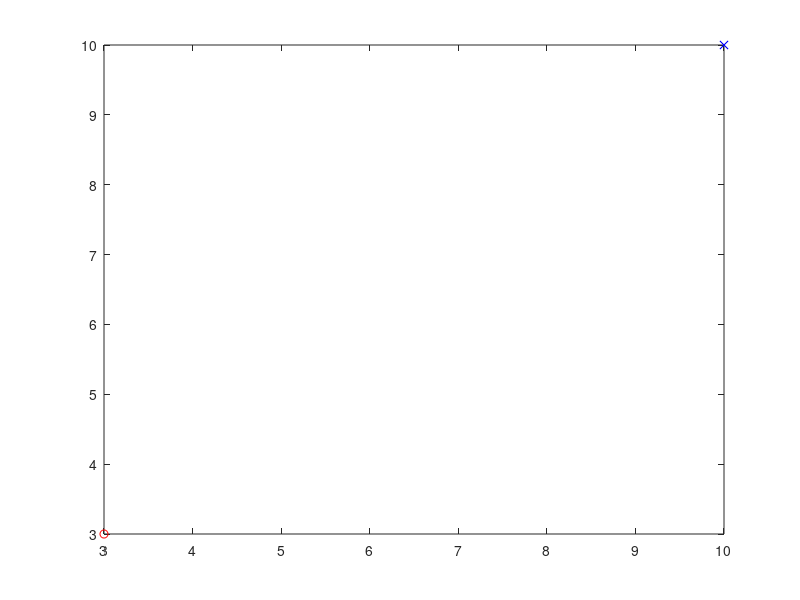

The MATLAB source for this figure: (Note: this script raises an error after producing the figure.)
%-----------This file aims to use sliding mode control law to get the 
%-----------input of the second-integrator form state function, i.e.,
%-----------dx1 = x2;
%-----------dx2 = u
%% initialization
clear;
clc;
close all;
target = [10 10];
obs = [3 3;
    8 6];
obs_r = 0.3;
reactR = 1.2;
buffer_r = 1.5;

p1 = plot(target(1), target(2),  'bx');
hold on;
p2 = plot(obs(1, 1), obs(1, 2),  'ro');
hold on;
circle(obs(1, :), obs_r,  'r');
hold on;
circle(obs(1, :), reactR,  'k');
hold on;
p3 = plot(obs(2, 1), obs(2, 2),  'ro');
hold on;
circle(obs(2, :), obs_r,  'r');
hold on;
circle(obs(2, :), reactR,  'k');
hold on;

% Initial Conditions
x = [0 0;
    0 0;
    6 0.5;
    0 0;
    3 5;
    0 0];
x1_1 = x(1, :);
x1_2 = x(2, :);
x2_1 = x(3, :);
x2_2 = x(4, :);
x3_1 = x(5, :);
x3_2 = x(6, :);
pos = [x1_1; x2_1; x3_1];
k = convhull(pos);
plot(pos(k ,1), pos(k, 2), 'b');
hold on;
% Formation shape that agents are going to follow
F = [2, 0;
    0, 2];

e1 = zeros(1, 2);
e2 = zeros(1, 2);
e3 = zeros(1, 2);
de1 = zeros(1, 2);
de2 = zeros(1, 2);
de3 = zeros(1, 2);
u1 = zeros(1, 2);
u2 = zeros(1, 2);
u3 = zeros(1, 2);
vel1 = zeros(1, 2);
vel2 = zeros(1, 2);
vel3 = zeros(1, 2);

center = zeros(1, 3);
dis_to_tar = norm(x1_1 - target);

%% main code
% sample time
dt = 0.1;
i = 1;
% LQR control parameters
m = 2;
% mass of the vehicle
xite1 = 0.5;
xite2 = 6;
k1 = 1;
k2 = 12;
epc = 1;
c = 2;
while dis_to_tar > 0.1
    dis_to_tar = norm(x1_1 - target);
    [dis_to_obc, inx1] = min([norm(x1_1 - obs(1, :)); norm(x1_1 - obs(2, :))]);
    [dis_to_obc2, inx2] = min([norm(x2_1 - obs(1, :)); norm(x2_1 - obs(2, :))]);
    [dis_to_obc3, inx3] = min([norm(x3_1 - obs(1, :)); norm(x3_1 - obs(2, :))]);

    %% control inputs    
        
    x2d = x1_1 + F(1, :);
    e2(i, :) = x2_1 - x2d;
    de2(i, :) = x2_2 - x1_2;
    s2 = c * e2(i, :) + de2(i, :);

    x3d = x1_1 + F(2, :);
    e3(i, :) = x3_1 - x3d;
    de3(i, :) = x3_2 - x1_2;
    s3 = c * e3(i, :) + de3(i, :);

    e1(i, :) = x1_1 - target;
    de1(i, :) = x1_2;
    s1 = c * e1(i, :) + de1(i, :);

    % control input of agent 1
    % sliding mode control
    temp1 = -k1 * s1 - xite1 * tanh(s1) - x1_2;
    if dis_to_obc < reactR
        direction = rotate_force(x1_1, x1_2, obs(inx1, :));
        v1 = temp1;
        g = epc * norm(v1);
        v2 = -g * direction * ((1 / (dis_to_obc - obs_r)) - (1 / (reactR - obs_r)));
        u1(i, :) = v1 + v2;
    else
        u1(i, :) = temp1;
    end

    % control input of agent2 and agent3
    % sliding mode control variable
    temp2 = -k2 * s2 - xite2 * tanh(s2) + x1_2 - x2_2 + u1(i, :);
    if dis_to_obc2 < reactR
        direction = rotate_force(x2_1, x2_2, obs(inx2, :));
        v1 = temp2;
        g = epc * norm(v1);
        v2 = -g * direction * ((1 / (dis_to_obc2 - obs_r)) - (1 / (reactR - obs_r)));
        u2(i, :) = v1 + v2;
    else
        u2(i, :) = temp2;
    end

    temp3 = -k2 * s3 - xite2 * tanh(s3) + x1_2 - x3_2 + u1(i, :);
    if dis_to_obc3 < reactR
        direction = rotate_force(x3_1, x3_2, obs(inx3, :));
        v1 = temp3;
        g = epc * norm(v1);
        v2 = -g * direction * ((1 / (dis_to_obc3 - obs_r)) - (1 / (reactR - obs_r)));
        u3(i, :) = v1 + v2;
    else
        u3(i, :) = temp3;
    end


    % set input force limit
    u1(i, :) = saturation_input(u1(i, :));
    u2(i, :) = saturation_input(u2(i, :));
    u3(i, :) = saturation_input(u3(i, :));
    %% update states
    x1_1 = x1_1 + dt * x1_2;
    x1_2 = x1_2 + dt * u1(i, :);

    x2_1 = x2_1 + dt * x2_2;
    x2_2 = x2_2 + dt * u2(i, :);

    x3_1 = x3_1 + dt * x3_2;
    x3_2 = x3_2 + dt * u3(i, :);
    x1_2 = saturation(x1_2);
    x2_2 = saturation(x2_2);
    x3_2 = saturation(x3_2);

    vel1(i, :) = x1_2;
    vel2(i, :) = x2_2;
    vel3(i, :) = x3_2;
    
    pos = [x1_1; x2_1; x3_1];
    center(i, :) = [(i - 1) * dt, sum(pos) / 3.0];

    %% dynamic plot
    p4 = plot(x1_1(1), x1_1(2),  'r.');
    hold on;
    p5 = plot(x2_1(1), x2_1(2),  'g.');
    hold on;
    p6 = plot(x3_1(1), x3_1(2),  'b.');
    hold on;
    if mod(i, 50) == 0
        % draw the formation
        k = convhull(pos);
        plot(pos(k ,1), pos(k, 2), 'b');
        hold on;
    end
    pause(0.00001);
    i = i + 1;
end
% csvwrite('F:\Documents\graduationProject\project\UAV\track2\target1.csv', center);
%% plot
pos = [x1_1; x2_1; x3_1];
k = convhull(pos);
plot(pos(k ,1), pos(k, 2), 'b');
hold on;

t = center(:, 1);
grid on;
xlabel('x(m)');
ylabel('y(m)');
title('Trajectories of 3 agents');
legend([p1 p2 p3 p4 p5 p6], {'Target',  'Obstacle1',  'obstacle2' 'Leader',  'Follower1',  'Follower2'},  'Location',  'northwest');
figure(2);
plot(t, e1(:, 1),  'r',  'Linewidth', 2);
hold on;
plot(t, e2(:, 1),  'g',  'Linewidth', 2);
hold on;
plot(t, e3(:, 2),  'b',  'Linewidth', 2);
grid on;
xlabel('Time(sec)');
ylabel('Tracking error(m)');
title('Tracking errors along x-axis');
legend('Leader',  'Follower1',  'Follower2',  'Location',  'northeast');
figure(3);
plot(t, u1(:, 1),  'r',  'Linewidth', 1);
hold on;
plot(t, u1(:, 2),  'r--',  'Linewidth', 1);
hold on;
plot(t, u2(:, 1),  'g',  'Linewidth', 1);
hold on;
plot(t, u2(:, 2),  'g--',  'Linewidth', 1);
hold on;
plot(t, u3(:, 1),  'b',  'Linewidth', 1);
hold on;
plot(t, u3(:, 2),  'b--',  'Linewidth', 1);
hold on;
grid on;
xlabel('Time(sec)');
ylabel('Control input(N)');
title('Control inputs');
legend('Leader x',  'Leader y',  'Follower1 x',  'Follower1 y',  'Follower2 x',  'Follower2 y',  'Location',  'northeast');
figure(4);
plot(e2(:, 1), de2(:, 1),  'g', 'Linewidth', 1.5);
hold on;
plot(e3(:, 1), de3(:, 1),  'b',  'Linewidth', 1.5);
hold on;
fimplicit(@(x, y) c * x + y,  'k',  'Linewidth', 1.5);
grid on;
xlabel('e');
ylabel('de');
title('Sliding mode');
legend('Follower1',  'Follower2',  's = 0');
figure(5);
plot(t, vel1(:, 1),  'r',  'Linewidth', 1.5);
hold on;
plot(t, vel2(:, 1),  'g',  'Linewidth', 1.5);
hold on;
plot(t, vel3(:, 1),  'b',  'Linewidth', 1.5);
hold on;
grid on;
xlabel('Time(sec)');
ylabel('speed(m/s)');
title('Velocity');
legend('Leader',  'Follower1',  'Follower2');
figure(6);
plot(t, s2(:, 1),  'r',  'Linewidth', 1.5);
hold on;
grid on;
xlabel('Time(sec)');
ylabel('s2');
title('s2');
legend('Follower2');

%% functions
function f = rotate_force(pos, vel, obc)
    x = pos(1);
    y = pos(2);
    vel_x = vel(1);
    vel_y = vel(2);
    x0 = obc(1);
    y0 = obc(2);

    psi = atan2(vel_y, vel_x);
    chi = atan2(y0 - y, x0 - x);

    if (mod(psi - chi, 2 * pi) <= pi)
        fxkrc = y - y0;
        fykrc = -x - x0;
        fxkr = fxkrc;
        fykr = fykrc;
    else
        fxkrcc = -y - y0;
        fykrcc = x - x0;
        fxkr = fxkrcc;
        fykr = fykrcc;
    end

    f = [fxkr, fykr];
    f = f / norm(f);
end

function u = saturation(x)
    maximum = 0.5;

    if norm(x) > maximum
        u = maximum * x / norm(x);
    else
        u = x;
    end

end

function u = saturation_input(x)
    maximum = 8;

    if norm(x) > maximum
        u = maximum * x / norm(x);
    else
        u = x;
    end

end
function circle(c, r, color)
    x = c(1) - r;
    y = c(2) - r;
    w = 2 * r;
    h = 2 * r;
    rectangle('position',[x, y, w, h],'curvature',[1,1],'edgecolor',color);
end